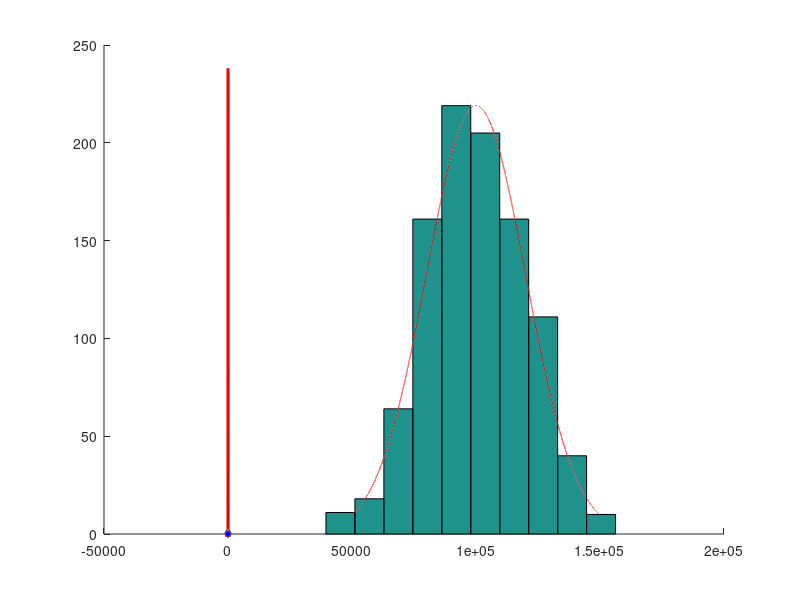

The MATLAB source for this figure: (Note: this script raises an error after producing the figure.)
N = 1000; 
M = 400;
mu = 33;
k = [];
sigma = 4.4;
line = unifrnd( 0, M*ones( 1, N ) );

g = exp( - ( line - mu ).^2 / ( 2 * sigma * sigma ) ) ;
for i = 1 : 1000
    w = unifrnd( 0.1, 0.999*ones( 1, N  ) );
    k( numel( k ) + 1 ) = sum( w .* g );
end
Nef = sum( w ) / max(w)
hold on;
hist( k ) ;
S = sqrt( 2 * pi ) * sigma;
%disp =   S/M * ( 1 - S/M ) * N * ( sum( (w - sum(w)/N).^2 )/(N-1) );
%disp = (M/(2*sqrt(pi)*sigma) - 1)/(M^2) * sum( w.^2 )
disp = sum(w.^2)*2*sigma*sqrt(pi)*(1-sqrt(pi)*sigma/M)/M
%disp = (M/S - 1)/(M*M) * sum( w.^2 )
%gsigma = S/M * ( 1 - S/M ) * N *  ( sum( ( weights(:,2) - sum( weights(:,2) )/N).^2 )/N ) ;%My 
%disp = S/M * ( 1 - S/M ) * N *   sum( w.^2 ) ;%Vetrov
disp = sqrt(disp) 
mo =  S*sum(w)/M

 mo = sum( w ) * S / M;
 disp = ( M * sum( w.^2 )*2*sqrt(pi)*sigma - sum(w)^2 * 2*pi*sigma^2 / N )/M^2;
 disp = sqrt(disp) 

plot( -2:0.01:101, max(hist(k))*sqrt(2*pi)*disp*normpdf( -2:0.01:101, mo, disp  ), 'Color', 'r', 'linewidth', 2 );
Nef * S / M

kk=0;
%plot ( sum( exp(- (ddf-mu).^2/(2*sigma*sigma) ) ), 0, '*')
      

%% ONLY FOR REPORT
X=0:0.01:10
hold on;
plot(X, exp(-(X-7).^2/0.3 ), 'Color', 'r', 'linewidth', 2 );
x=0;
for i = 1:50
x=x+rand()/2.5+log(abs(x-7))*rand()/7
y = exp(-(x-7).^2/0.3 )*rand()+rand()*0.05
plot([x x], [0 y], '--','Color', 'b', 'linewidth', 1); 
plot(x, y,'o', 'MarkerFaceColor', 'b', 'markersize', 4); 
end

%% CPT
S=[]
N = 10000;
mu = 10;
sigma = 200;
for i = 1 : 1000
     S(numel(S) + 1) = sum( normrnd( 10, sigma, 1, N ) );
end
hold on
hist(S)
l=N*10/2:1:N*10*3/2;
disp = sqrt(N)*sigma;
plot (l,  max(hist(S))*sqrt(2*pi)*disp*normpdf(l, 10 * N, disp), 'color', 'r' ); 
plot (S, 500 * ones(1.,N), '*');

%% 

%function [X, Y] = LR_GENERATE(Mus, Sigmas)
hold on
N1 = 300;
N2 = 1000;
Noise = 10;
Mu1 = [7 7];
Mu2 = [11 ,6];
Sigma1 = [4 1; 1 2];
Sigma2 = [5 1; 1 3];
X1 = mvnrnd( Mu1, Sigma1, N1);
X2 = mvnrnd( Mu2, Sigma2, N2);
X1 = cat( 1, X1, mvnrnd( Mu2,Sigma2,Noise ) );
X2 = cat( 1, X2, mvnrnd( Mu1,Sigma1,Noise ) );
X = cat(1,X1,X2);
marks = cat( 2, ones( 1, N1+Noise ), -ones( 1, N2+Noise ) );

plot(X1(:,1), X1(:,2), '*', 'Color', [1 0 0]);
plot(X2(:,1), X2(:,2), '*', 'Color', [0 0 1]);

hold off;


%% MB
hold on
x=0:8;
plot(x, [T_LOSS_FUN(0:7,8, 2) 0], 'p-', 'Color', [1 0 0], 'linewidth', 2, 'MarkerSize', 15);
plot(x, T_LOSS_FUN(x,8, 7), '*-', 'Color', [0 1 0], 'linewidth', 2, 'MarkerSize', 15);
plot(x, T_LOSS_FUN(x,8, 15), 's-', 'Color', [0 0 1], 'linewidth', 2, 'MarkerSize', 15);